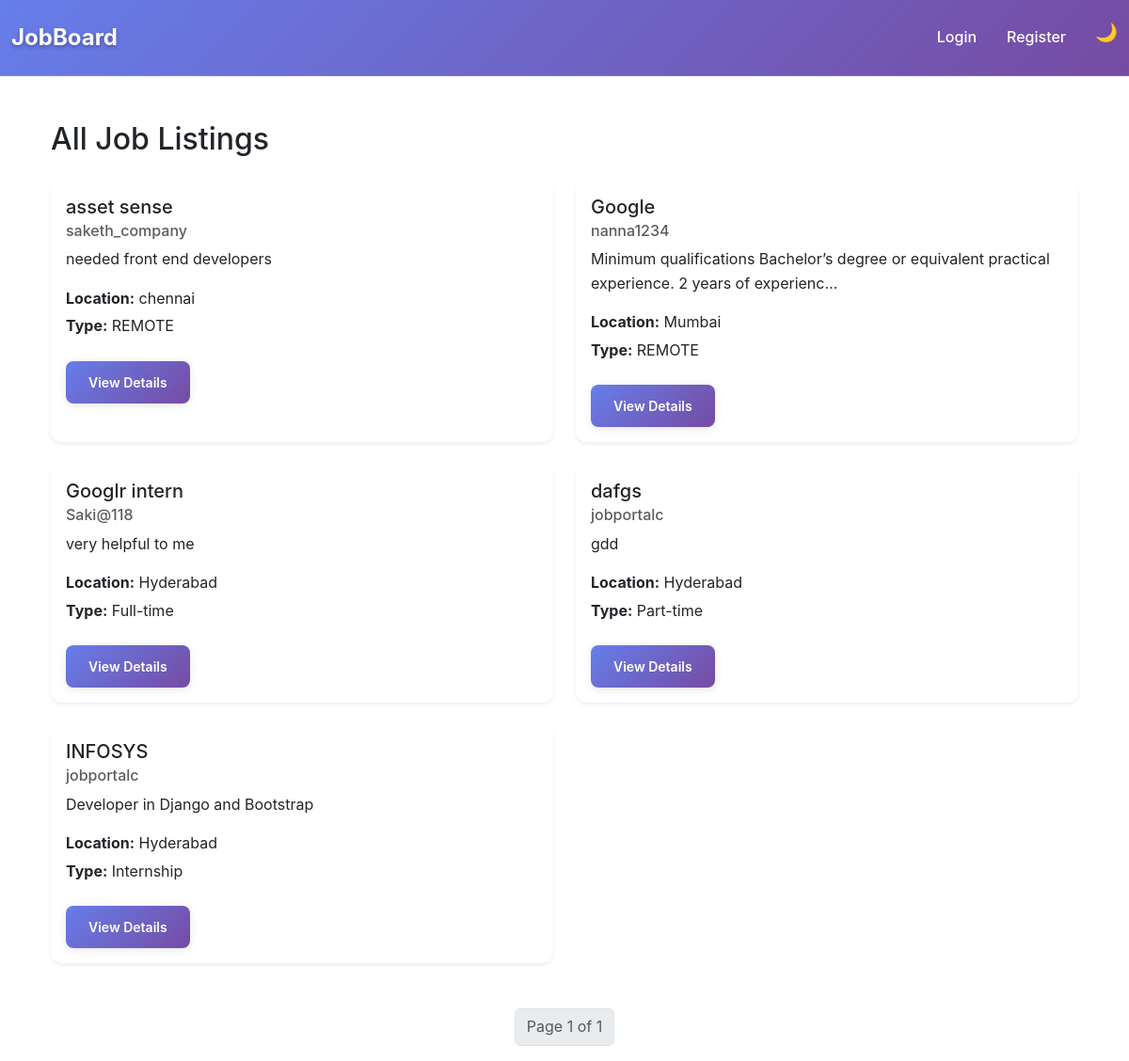
Screenshot of /jobs/ with the database file from the repository.
### jobs/models.py (models this page shows, shortened)
class Job(models.Model):
    JOB_TYPE_CHOICES = [
        ('FULL_TIME', 'Full Time'),
        ('PART_TIME', 'Part Time'),
        ('REMOTE', 'Remote'),
    ]
    title = models.CharField(max_length=255)
    description = models.TextField()
    location = models.CharField(max_length=100)
    job_type = models.CharField(max_length=20, choices=JOB_TYPE_CHOICES)
    company = models.ForeignKey(CustomUser, on_delete=models.CASCADE, limit_choices_to={'is_company': True})
    created_at = models.DateTimeField(auto_now_add=True)

### users/models.py (models this page shows, shortened)
class CustomUser(AbstractUser):
    is_company=models.BooleanField(default=False)
    is_seeker=models.BooleanField(default=False)

### jobs/views.py (the view)
# urls.py: path('', views.job_list, name='job_list'),  # /jobs/ - All jobs listing
def job_list(request):
    search_query = request.GET.get('search', '')
    location_query = request.GET.get('location', '')
    job_type_filter = request.GET.get('job_type', '')
    jobs = Job.objects.all()
    if search_query:
        jobs = jobs.filter(
            Q(title__icontains=search_query) |
            Q(description__icontains=search_query) |
            Q(company__username__icontains=search_query)
        )
    if location_query:
        jobs = jobs.filter(location__icontains=location_query)
    if job_type_filter:
        jobs = jobs.filter(job_type=job_type_filter)
    jobs = jobs.order_by('-created_at')
    paginator = Paginator(jobs, 10)  # 10 jobs per page
    page_number = request.GET.get('page')
    page_obj = paginator.get_page(page_number)
    context = {
        'page_obj': page_obj,
        'search_query': search_query,
        'location_query': location_query,
        'job_type_filter': job_type_filter,
        'job_type_choices': Job._meta.get_field('job_type').choices,
        'total_jobs': jobs.count(),
    }
    return render(request, 'jobs/job_list.html', context)

### jobs/templates/jobs/job_list.html (shortened to what this page needs)
{% extends 'base.html' %}
{% block content %}
<div class="container mt-5">
  <h2 class="mb-4">All Job Listings</h2>
  <div class="row">
    {% for job in page_obj %}
    <div class="col-md-6 mb-4">
      <div class="card shadow-sm h-100">
        <div class="card-body">
          <h5 class="card-title">{{ job.title }}</h5>
          <h6 class="card-subtitle mb-2 text-muted">{{ job.company.username }}</h6>
          <p class="card-text">{{ job.description|truncatechars:100 }}</p>
          <p class="mb-1"><strong>Location:</strong> {{ job.location }}</p>
          <p><strong>Type:</strong> {{ job.job_type }}</p>
          <a href="{% url 'job_detail' job.id %}" class="btn btn-primary btn-sm mt-2">View Details</a>
        </div>
      </div>
    </div>
    {% empty %}
    <p>No jobs available right now.</p>
    {% endfor %}
  </div>
</div>
  <div class="d-flex justify-content-center mt-4">
    <nav>
      <ul class="pagination">
        <li class="page-item disabled">
          <span class="page-link">Page {{ page_obj.number }} of {{ page_obj.paginator.num_pages }}</span>
        </li>
      </ul>
    </nav>
  </div>
</div>
{% endblock %}

### templates/base.html (shortened to what this page needs)
{% load static %}
<!DOCTYPE html>
<html lang="en" data-bs-theme="light">
<head>
  <link href="https://cdn.jsdelivr.net/npm/bootstrap@5.3.0/dist/css/bootstrap.min.css" rel="stylesheet">
  <link rel="stylesheet" href="{% static 'css/style.css' %}">
</head>
<body>
  <nav class="navbar navbar-expand-lg">
    <div class="container-fluid">
      <a class="navbar-brand" href="{% url 'job_list' %}">JobBoard</a>
      <div class="collapse navbar-collapse" id="navbarNav">
        <ul class="navbar-nav ms-auto">
          {% if user.is_authenticated %}
            <li class="nav-item"><a class="nav-link" href="{% url 'dashboard' %}">Dashboard</a></li>
            {% if user.is_company %}
              <li class="nav-item"><a class="nav-link" href="{% url 'create_job' %}">Post Job</a></li>
              <li class="nav-item"><a class="nav-link" href="{% url 'my_jobs' %}">My Jobs</a></li>
            {% endif %}
            {% if not user.is_company %}
            <li class="nav-item"><a class="nav-link" href="{% url 'job_list' %}">All Jobs</a></li>
            <li class="nav-item"><a class="nav-link" href="{% url 'my_applications' %}">My Applications</a></li>
             {% endif %}
            <li class="nav-item"><a class="nav-link" href="{% url 'logout' %}">Logout</a></li>
          {% else %}
            <li class="nav-item"><a class="nav-link" href="{% url 'login' %}">Login</a></li>
            <li class="nav-item"><a class="nav-link" href="{% url 'register' %}">Register</a></li>
          {% endif %}
          <li class="nav-item">
            <span class="theme-toggle" onclick="toggleTheme()" title="Toggle Light/Dark Mode">🌓</span>
          </li>
        </ul>
      </div>
    </div>
  </nav>
  <div class="container">
    {% block content %}
    {% endblock %}
</body>
</html>

### static/css/style.css (style rules this page uses)
:root { --primary-color: #4a69bd; --primary-dark: #3c5aa6; --secondary-color: #f39c12; --success-color: #27ae60; --danger-color: #e74c3c; --warning-color: #f39c12; --info-color: #3498db; --light-color: #f8f9fa; --dark-color: #2c3e50; --gradient-primary: linear-gradient(135deg, #667eea 0%, #764ba2 100%); --gradient-secondary: linear-gradient(135deg, #f093fb 0%, #f5576c 100%); --shadow-light: 0 2px 10px rgba(0,0,0,0.1); --shadow-medium: 0 5px 25px rgba(0,0,0,0.15); --shadow-heavy: 0 10px 40px rgba(0,0,0,0.2); --border-radius: 12px; --border-radius-sm: 8px; --transition: all 0.3s cubic-bezier(0.4, 0, 0.2, 1); }
* { box-sizing: border-box; }
body { font-family: 'Inter', -apple-system, BlinkMacSystemFont, 'Segoe UI', Roboto, sans-serif; line-height: 1.6; overflow-x: hidden; }
.navbar { background: var(--gradient-primary) !important; backdrop-filter: blur(10px); border-bottom: 1px solid rgba(255,255,255,0.1); padding: 1rem 0; transition: var(--transition); }
.navbar-brand { font-weight: 700; font-size: 1.5rem; text-shadow: 0 2px 4px rgba(0,0,0,0.3); }
.nav-link { font-weight: 500; transition: var(--transition); position: relative; margin: 0 0.5rem; border-radius: var(--border-radius-sm); }
.card { border: none; border-radius: var(--border-radius); box-shadow: var(--shadow-light); transition: var(--transition); overflow: hidden; }
.btn { border-radius: var(--border-radius-sm); font-weight: 600; padding: 0.75rem 1.5rem; transition: var(--transition); border: none; position: relative; overflow: hidden; }
.btn::before { content: ''; position: absolute; top: 0; left: -100%; width: 100%; height: 100%; background: linear-gradient(90deg, transparent, rgba(255,255,255,0.2), transparent); transition: var(--transition); }
.btn-primary { background: var(--gradient-primary); box-shadow: var(--shadow-light); }
.fade-in-up { animation: fadeInUp 0.6s ease-out; }

### templates/base.html (style rules this page uses)
body { background: var(--bs-body-bg); color: var(--bs-body-color); }
.navbar { background: #4a69bd; }
.navbar-brand, .nav-link { color: white !important; }
.theme-toggle { cursor: pointer; font-size: 1.2rem; color: white; margin-left: 15px; }

### rows the page displays
Job: title "asset sense", company.username "saketh_company", description "needed front end developers", location "chennai", job_type "REMOTE"
Job: title "Google", company.username "nanna1234", description "Minimum qualifications Bachelor’s degree or equivalent practical experience. 2 years of experienc…", location "Mumbai", job_type "REMOTE"
Job: title "Googlr intern", company.username "Saki@118", description "very helpful to me", location "Hyderabad", job_type "Full-time"
Job: title "dafgs", company.username "jobportalc", description "gdd", location "Hyderabad", job_type "Part-time"
Job: title "INFOSYS", company.username "jobportalc", description "Developer in Django and Bootstrap", location "Hyderabad", job_type "Internship"

### other values shown
{{ page_obj.number }} "1"
{{ page_obj.paginator.num_pages }} "1"
